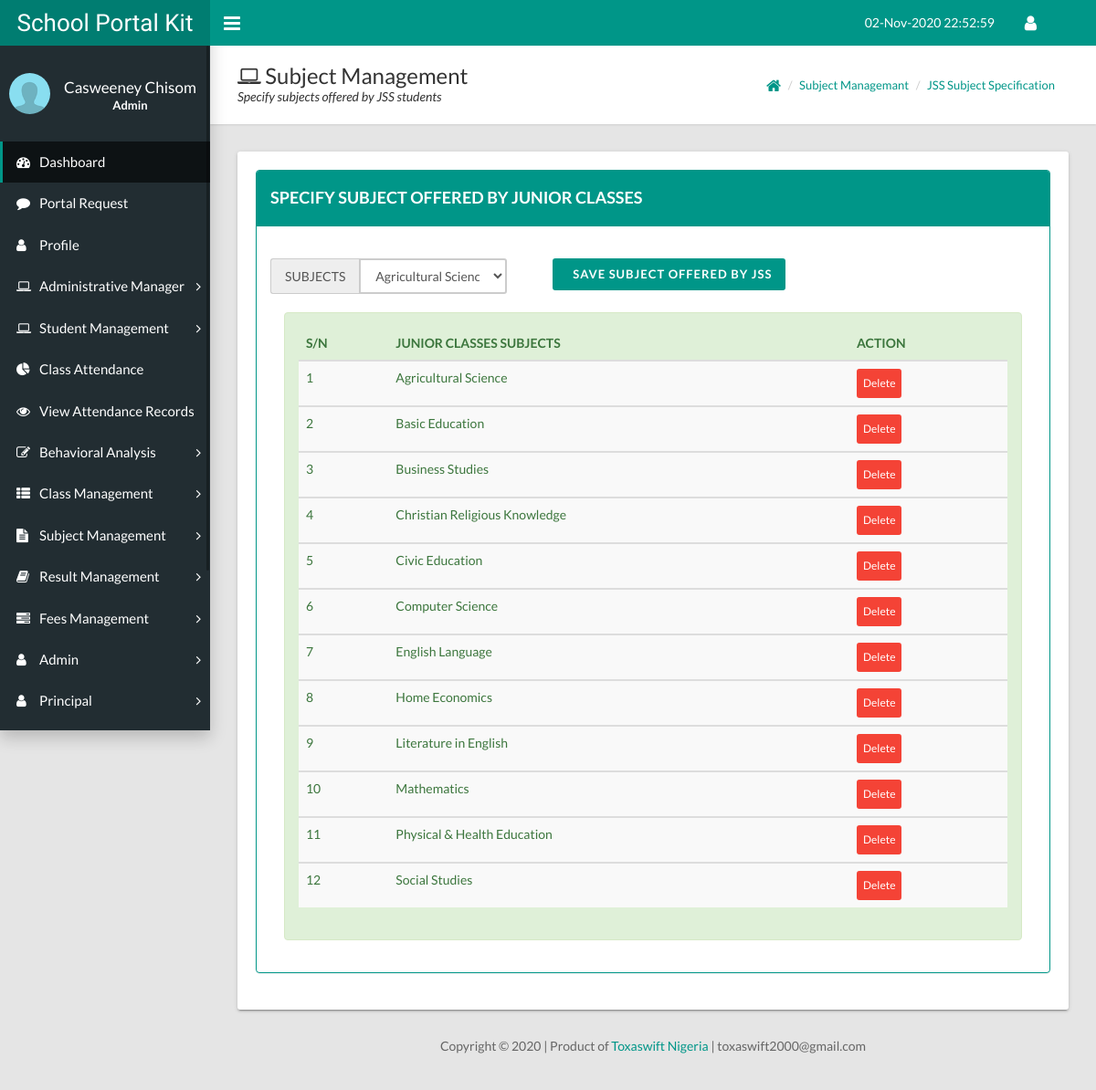
/resources/view/modules.php?specify_junior (signed in), run on the app's committed database.
### tables this page shows
CREATE TABLE `users` (
  `id` int(10) NOT NULL,
  `title` varchar(50) DEFAULT NULL,
  `fullname` varchar(100) DEFAULT NULL,
  `address` text,
  `phone` varchar(50) DEFAULT NULL,
  `state` varchar(50) DEFAULT NULL,
  `lga` text,
  `nationality` varchar(50) DEFAULT NULL,
  `email` varchar(50) DEFAULT NULL,
  `password` varchar(50) DEFAULT NULL,
  `date_of_reg` varchar(50) DEFAULT NULL,
  `time_of_reg` timestamp NULL DEFAULT CURRENT_TIMESTAMP
);

CREATE TABLE `jss` (
  `id` int(10) NOT NULL,
  `jss_subjects` varchar(100) DEFAULT NULL,
  `upload_date` varchar(50) DEFAULT NULL,
  `upload_time` timestamp NULL DEFAULT CURRENT_TIMESTAMP
);

### resources/view/specify_junior.php (the view, shortened to what this page needs)
<div class='page-title'>
  <div>
    <h1><i class='fa fa-laptop'></i> Subject Management</h1>
    <p>Specify subjects offered by JSS students</p>
  </div>
  <div>
    <ul class='breadcrumb'>
      <li><a href='modules.php'><i class='fa fa-home fa-lg'></i></a></li>
      <li><a href='#'>Subject Managemant</a></li>
      <li><a href='#'>JSS Subject Specification </a></li>
    </ul>
  </div>
</div>
<div class="card">
    <div class = 'row'>
        <div class = 'col-xs-12 col-sm-12 col-md-12'>
            <div class = 'panel panel-primary ch'>
                <div class = 'panel-heading'>
                    <h4 class = 'txt'>SPECIFY SUBJECT OFFERED BY JUNIOR CLASSES</h4>
                </div><br/>
                <div class = 'panel-body'>
                    <form method = 'POST' action = ''>
                        <div class='row'>
                            <div class = 'col-xs-12 col-sm-12 col-md-4'>
                                <div class = 'input-group'>
                                    <span class = 'input-group-addon' id = 'sizing-addon2'>SUBJECTS</span>
                                    <select class='form-control' name='specify_junior_subjects' required>
                                        <?php
                                            $query = " SELECT * FROM `school_subjects` ORDER BY `subjects` ASC ";
                                            $run_query = mysqli_query($connection, $query);
                                            if(mysqli_num_rows($run_query) > 0){
                                                while($result = mysqli_fetch_assoc($run_query)){
                                                    $subject = $result['subjects'];
                                                    echo "<option>{$subject}</option>";
                                                }
                                            }
                                        ?>
                                    </select>
                                </div>
                                <br />
                            </div>
                            <div class = 'col-xs-12 col-sm-12 col-md-4'>
                                <button type = 'submit' name='specify_junior_subjects_btn' class ='btn btn-primary btn-md' style='margin-left:20px;'><span class = 'glyphicon glyphicon-user'></span>&nbsp; SAVE SUBJECT OFFERED BY JSS</button><br/><br />
                            </div>
                        </div>
                    </form>
                    <div class='row'>
                        <div class='col-md-12'>
                            <div class = 'col-xs-12 col-sm-12 col-md-12'>
                                <div class='alert alert-success'>
                                    <?php
                                        $query = " SELECT * FROM `jss` ORDER BY `jss_subjects` ASC ";
										$run_query = mysqli_query($connection, $query);
										if(mysqli_num_rows($run_query) > 0){
											$i = 0;
											echo"
												<div class='table-responsive'>
													<table class='table table-striped'>
														<thead>
															<tr>
																<th>S/N</th>
																<th>JUNIOR CLASSES SUBJECTS</th>
																<th>ACTION</th>
															</tr>
														</thead>
											";
											while($result = mysqli_fetch_assoc($run_query)){
												$i++;
												$subject_id_junior = $result['id'];
												$junior_subjects = $result['jss_subjects'];
												echo"
													<tbody>
														<tr>
															<td>{$i}</td>
															<td>{$junior_subjects}</td>
															<td>
																<form method='POST' action=''>
																	<input type='hidden' name='subject_id' value='{$subject_id_junior}' />
																	<input type='submit' name='del_specify_btn' value='Delete' class='btn-xs btn-danger' />
																</form>
															</td>
														</tr>
													</tbody>
												";
											}
										}echo"
											</table>
										</div>";
                                    ?>
                                </div>
                            </div>
                        </div>
                    </div>
                </div>
        </div>
    </div>
</div>

### resources/view/modules.php (shortened to what this page needs)
<?php
	require_once("../../public/connection.php");
?>
<?php
	$date = date('d-M-Y');
	$year = date('Y');
?>
<?php
	$query = " SELECT * FROM `users` WHERE id = '{$_SESSION['admin']}' ";
	$run_query = mysqli_query($connection, $query);
	if(mysqli_num_rows($run_query) == 1){
		while($result = mysqli_fetch_assoc($run_query)){
			$user_fullname = ucwords($result['fullname']);
		}
	}
?>
<!DOCTYPE html>
<html>
  <head>
    <link rel='stylesheet' type='text/css' href='../../assets/css/main.css'>
    <link rel='stylesheet' type='text/css' href='../../assets/css/defined.css'>
    <link rel="stylesheet" href="../../assets/css/font-awesome-4.7.0/css/font-awesome.css">
  </head>
  <body class='sidebar-mini fixed'>
    <div class='wrapper'>
      <header class='main-header hidden-print'><a class='logo' href='index.html'>School Portal Kit</a>
        <nav class='navbar navbar-static-top'>
          <a class='sidebar-toggle' href='#' data-toggle='offcanvas'></a>
          <div class='navbar-custom-menu'>
            <ul class='top-nav'>
              <li class='dropdown notification-menu'><a class='dropdown-toggle' href='#' data-toggle='dropdown' aria-expanded='false'><?php echo $date; ?> <span id='clockDisplay'></a>
              </li>
              <li class='dropdown'><a class='dropdown-toggle' href='#' data-toggle='dropdown' role='button' aria-haspopup='true' aria-expanded='false'><i class='fa fa-user fa-lg'></i></a>
              </li>
            </ul>
          </div>
        </nav>
      </header>
      <aside class='main-sidebar hidden-print'>
        <section class='sidebar'>
          <div class='user-panel'>
            <div class='pull-left image'><img class='img-circle' src='../../img/author-img.png' alt='User Image'></div>
            <div class='pull-left info'>
              <p><?php echo $user_fullname; ?></p>
              <p class='designation text-center'><b>Admin</b></p>
            </div>
          </div>
          <ul class='sidebar-menu'>
            <li class='active'><a href='modules.php?dashboard'><i class='fa fa-dashboard'></i><span>Dashboard</span></a></li>
            <li><a href='modules.php?portal_request'><i class='fa fa-comment'></i><span>Portal Request</span></a></li>
            <li><a href='modules.php?staff_profile'><i class='fa fa-user'></i><span>Profile</span></a></li>
            <li class='treeview'><a href='#'><i class='fa fa-laptop'></i><span>Administrative Manager</span><i class='fa fa-angle-right'></i></a>
            </li>
            <li class='treeview'><a href='#'><i class='fa fa-laptop'></i><span>Student Management</span><i class='fa fa-angle-right'></i></a>
            </li>
            <li><a href='modules.php?class_attendance'><i class='fa fa-pie-chart'></i><span>Class Attendance</span></a></li>
            <li><a href='modules.php?view_attendance_records'><i class='fa fa-eye'></i><span>View Attendance Records</span></a></li>
            <li class='treeview'><a href='#'><i class='fa fa-edit'></i><span>Behavioral Analysis</span><i class='fa fa-angle-right'></i></a>
            </li>
            <li class='treeview'><a href='#'><i class='fa fa-th-list'></i><span>Class Management</span><i class='fa fa-angle-right'></i></a>
            </li>
            <li class='treeview'><a href='#'><i class='fa fa-file-text'></i><span>Subject Management</span><i class='fa fa-angle-right'></i></a>
            </li>
            <li class='treeview'><a href='#'><i class='fa fa-book'></i><span>Result Management</span><i class='fa fa-angle-right'></i></a>
            </li>
			<li class='treeview'><a href='#'><i class='fa fa-tasks'></i><span>Fees Management</span><i class='fa fa-angle-right'></i></a>
            </li>
            <li class='treeview'><a href='#'><i class='fa fa-user'></i><span>Admin</span><i class='fa fa-angle-right'></i></a>
            </li>
            <li class='treeview'><a href='#'><i class='fa fa-user'></i><span>Principal</span><i class='fa fa-angle-right'></i></a>
            </li>
            <li class='treeview'><a href='#'><i class='fa fa-user'></i><span>Accountant</span><i class='fa fa-angle-right'></i></a>
            </li>
          </ul>
        </section>
      </aside>
      <div class='content-wrapper'>
        <?php
            if(isset($_GET['portal_request'])){
                require_once("portal_request.php");
            }
            elseif(isset($_GET['staff_profile'])){
                require("staff_profile.php");
            }
            elseif(isset($_GET['manage_school_info'])){
                require("manage_school_info.php");
            }
            elseif(isset($_GET['view_school_info'])){
                require("view_school_info.php");
            }
            elseif(isset($_GET['current_term'])){
                require("current_term.php");
            }
            elseif(isset($_GET['current_session'])){
                require("current_session.php");
            }
            elseif(isset($_GET['add_new_session'])){
                require("new_session.php");
            }
            elseif(isset($_GET['add_new_student'])){
                require("add_new_student.php");
            }
            elseif(isset($_GET['promote_students'])){
                require("promote_students.php");
            }
            elseif(isset($_GET['promote_selected_students'])){
                require_once("promote_selected_students.php");
            }
            elseif(isset($_GET['demote_students'])){
                require("demote_student.php");
            }
            elseif(isset($_GET['view_students'])){
                require("view_students.php");
            }
            elseif(isset($_GET['class_attendance'])){
                require("class_attendance.php");
            }
            elseif(isset($_GET['view_attendance_records'])){
                require("view_attendance_records.php");
            }
            elseif(isset($_GET['add_class'])){
                require("add_class.php");
            }
            elseif(isset($_GET['view_classes'])){
                require("view_classes.php");
            }
            elseif(isset($_GET['students_conducts'])){
                require("student_conduct.php");
            }
            elseif(isset($_GET['export_conduct_sheet'])){
                require("export_conduct.php");
            }
            elseif(isset($_GET['upload_conducts'])){
                require("upload_conduct.php");
            }
            elseif(isset($_GET['view_conducts'])){
                require("view_conducts.php");
            }
            elseif(isset($_GET['add_subjects'])){
                require("add_subject.php");
            }
            elseif(isset($_GET['view_added_subjects'])){
                require("view_subject.php");
            }
            elseif(isset($_GET['register_student_subject'])){
                require("register_student_subject.php");
            }
            elseif(isset($_GET['view_registered_subjects'])){
                require("view_registered_subjects.php");
            }
            elseif(isset($_GET['subject_number_specification'])){
                require("specify_subject_number.php");
            }
            elseif(isset($_GET['specify_junior'])){
                require("specify_junior.php");
            }
            elseif(isset($_GET['specify_senior'])){
                require("specify_senior.php");
            }
            elseif(isset($_GET['upload_result'])){
                require("result_upload.php");
            }
            elseif(isset($_GET['excel_result_upload'])){
                require("excel_result_upload.php");
            }
            elseif(isset($_GET['view_uploaded_results'])){
                require("view_upload.php");
            }
            elseif(isset($_GET['save_resumption'])){
                require("save_resumption.php");
            }
            elseif(isset($_GET['view_resumption'])){
                require("view_resumption.php");
            }
            elseif(isset($_GET['publish_result'])){
                require("publish_result.php");
            }
            elseif(isset($_GET['view_published_result'])){
                require("view_published_result.php");
            }
            elseif(isset($_GET['allocate_class_fee'])){
                require("allocate_fees.php");
            }
            elseif(isset($_GET['fee_payment'])){
                require("fee_payment.php");
            }
            elseif(isset($_GET['outstanding_fees'])){
                require("outsatanding_bills.php");
            }
            elseif(isset($_GET['slip'])){
                require("slip.php");
            }
            elseif(isset($_GET['add_admin'])){
                require("add_admin.php");
            }
            elseif(isset($_GET['view_all_admin'])){
                require("view_all_admin.php");
            }
            elseif(isset($_GET['add_princial'])){
                require("add_princial.php");
            }
            elseif(isset($_GET['view_all_principals'])){
                require("view_all_principals.php");
            }
            elseif(isset($_GET['add_accountant'])){
                require("add_accountant.php");
            }
            elseif(isset($_GET['view_accountants'])){
                require("view_accountants.php");
            }
            elseif(isset($_GET['add_teacher'])){
                require("add_teacher.php");
            }
            elseif(isset($_GET['assign_class_to_teacher'])){
                require("assign_class_to_teacher.php");
            }
            elseif(isset($_GET['view_teachers_portfolio'])){
                require("view_teachers_portfolio.php");
            }
            elseif(isset($_GET['calendar'])){
                require("calendar.php");
            }
            elseif(isset($_GET['staff_reset_password'])){
                require("staff_reset_password.php");
            }
            elseif(isset($_GET['mails'])){
                require_once("mails.php");
            }
            elseif(isset($_GET['all_contact'])){
                require("all_contact.php");
            }
            elseif(isset($_GET['settings'])){
              require_once("settings.php");
            }
            elseif(isset($_GET['logout'])){
                SESSION_UNSET();
                redirect_to("../../login000/login.php");
            }
        ?>
      </div>
        <footer class="noprint">
            <div class='container-fluid'>
                <p class='text-center' style='color: #666;'>Copyright &#169; <?php echo $year ?> | Product of <a href='http://www.toxaswift.com'>Toxaswift Nigeria</a> | <span class='glyphicon glyphicon-envelope'></span> toxaswift2000@gmail.com</p>
            </div>
        </footer>
    </div>
  </body>
</html>

### data on the page
users: fullname "Casweeney Chisom"
jss: jss_subjects "Agricultural Science"
jss: jss_subjects "Basic Education"
jss: jss_subjects "Business Studies"
jss: jss_subjects "Christian Religious Knowledge"
jss: jss_subjects "Civic Education"
jss: jss_subjects "Computer Science"
jss: jss_subjects "English Language"
jss: jss_subjects "Home Economics"
jss: jss_subjects "Literature in English"
jss: jss_subjects "Mathematics"
jss: jss_subjects "Physical & Health Education"
jss: jss_subjects "Social Studies"

### other printed values
form field specify_junior_subjects "Agricultural Science"
